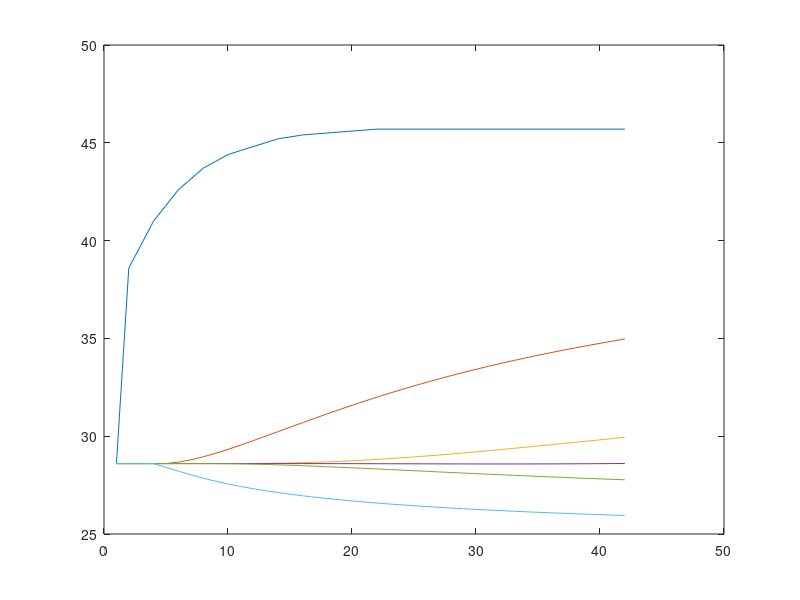

Write the MATLAB code that produced this figure.
clear all;
clc;

m = 42;
n = 24;
Tw = 24;
Ti = 28.6;
delr = 2;
delt = 30;
T = zeros(m,n);
alpha = 0.039;

%Boundary conditions
T(:,n) = Tw;
T(1:m/2,1) = [38.6 41.0 42.6 43.7 44.4 44.8 45.2 45.4 45.5 45.6 45.7 45.7 45.7 45.7 45.7 45.7 45.7 45.7 45.7 45.7 45.7];
for i = m/2:-1:1
    T(2*i) = T(i);
end
for i = 2:m/2
    T(2*i - 1) = (T(2*i) + T(2*i -2))/2;
end

%Initial condition
T(1,:) = Ti;

for i = 1:m-1
    for j = 2:n-1
        T(i+1,j) = T(i,j) + alpha*delt*(T(i,j+1) - 2*T(i,j) + T(i,j-1))/(delr*delr) + alpha*delt*(T(i,j+1)-T(i,j))/((2*i+5)*delr);
    end
end
for i = 1:6
    plot(1:m,T(:,4*i-3));
    hold on;
end
T